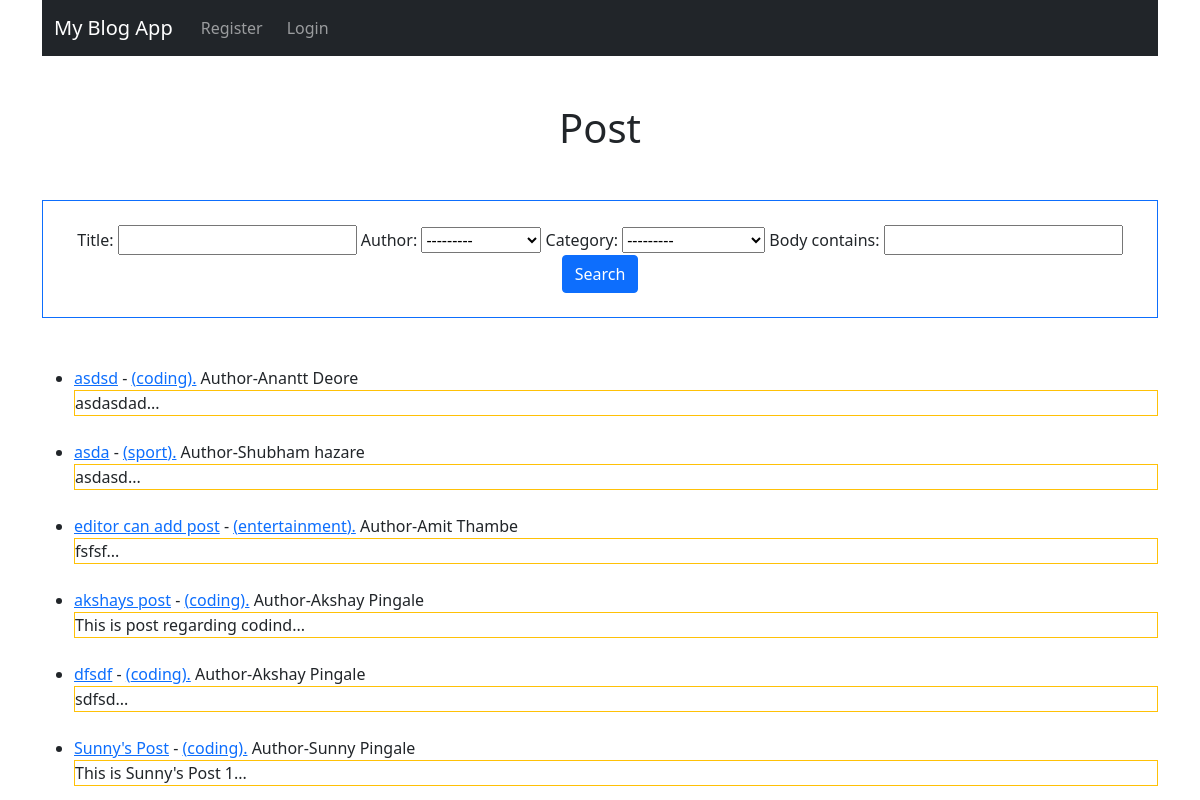
The page / on the database its author committed.
### blogapp/models.py (models this page shows, shortened)
class Post(models.Model):
    title = models.CharField(max_length=255)
    author = models.ForeignKey(User,on_delete=models.CASCADE)
    body = models.TextField()
    publish_date = models.DateField(auto_now_add=True)
    category = models.ForeignKey(Category,on_delete=models.CASCADE)

class Category(models.Model):
    name = models.CharField(max_length=100)
    def __str__(self):
        return self.name
    class Meta:
        verbose_name_plural = 'categories'

### blogapp/views.py (the view)
# urls.py: path('',views.HomeView.as_view(),name="home" ),
class HomeView(ListView):
    model = Post
    template_name = 'blogapp/home.html'
    ordering = ['-publish_date']
    filterset_class = PostFilter
    def get_template_names(self):
        template_name = 'blogapp/home.html'
        return template_name
    def get_queryset(self):
        keyword = self.request.GET.get('search','')
        if keyword:
            posts = Post.objects.filter(body__contains=keyword)
            return posts
        return super().get_queryset()
    def get_context_data(self,*args, **kwargs):
        myFilter = PostFilter(self.request.GET,self.get_queryset())
        context = super().get_context_data(*args,**kwargs)
        context['categories']= Category.objects.all()
        context['myFilter']= myFilter
        context['object_list']= myFilter.qs
        return context

### blogapp/templates/blogapp/home.html (shortened to what this page needs)
{% extends 'blogapp/base.html' %}
{% block content %}
<div class="mt-5">
    <h1 class="text-center">Post</h1>
</div>
<div class="text-center mt-5 border border-primary p-4 ">
    <form action="">
        {{myFilter.form}}
        <button class="btn btn-primary" type="submit">Search</button>
    </form>
</div>
<div class="mt-5">
    <ul>
        {% for post in object_list %}
        <li>
            <div class="mt-4">
                <a href="{% url 'article' post.id %}">{{post.title}}</a> - <a
                    href="{% url 'category' post.category.id %}"> ({{post.category}}).</a>  Author-{{post.author.first_name}}
                {{post.author.last_name}}<br>
                <div class="border border-warning">
                    {{post.body|safe|truncatewords:80}}...
                </div>
            </div>
        </li>
        {% endfor %}
    </ul>
</div>
{% endblock %}

### rows shown on the page
Post: title "asdsd", category "coding", author.first_name "Anantt", author.last_name "Deore", body "asdasdad"
Post: title "asda", category "sport", author.first_name "Shubham", author.last_name "hazare", body "asdasd"
Post: title "editor can add post", category "entertainment", author.first_name "Amit", author.last_name "Thambe", body "fsfsf"
Post: title "akshays post", category "coding", author.first_name "Akshay", author.last_name "Pingale", body "This is post regarding codind"
Post: title "dfsdf", category "coding", author.first_name "Akshay", author.last_name "Pingale", body "sdfsd"
Post: title "Sunny's Post", category "coding", author.first_name "Sunny", author.last_name "Pingale", body "This is Sunny's Post 1"
